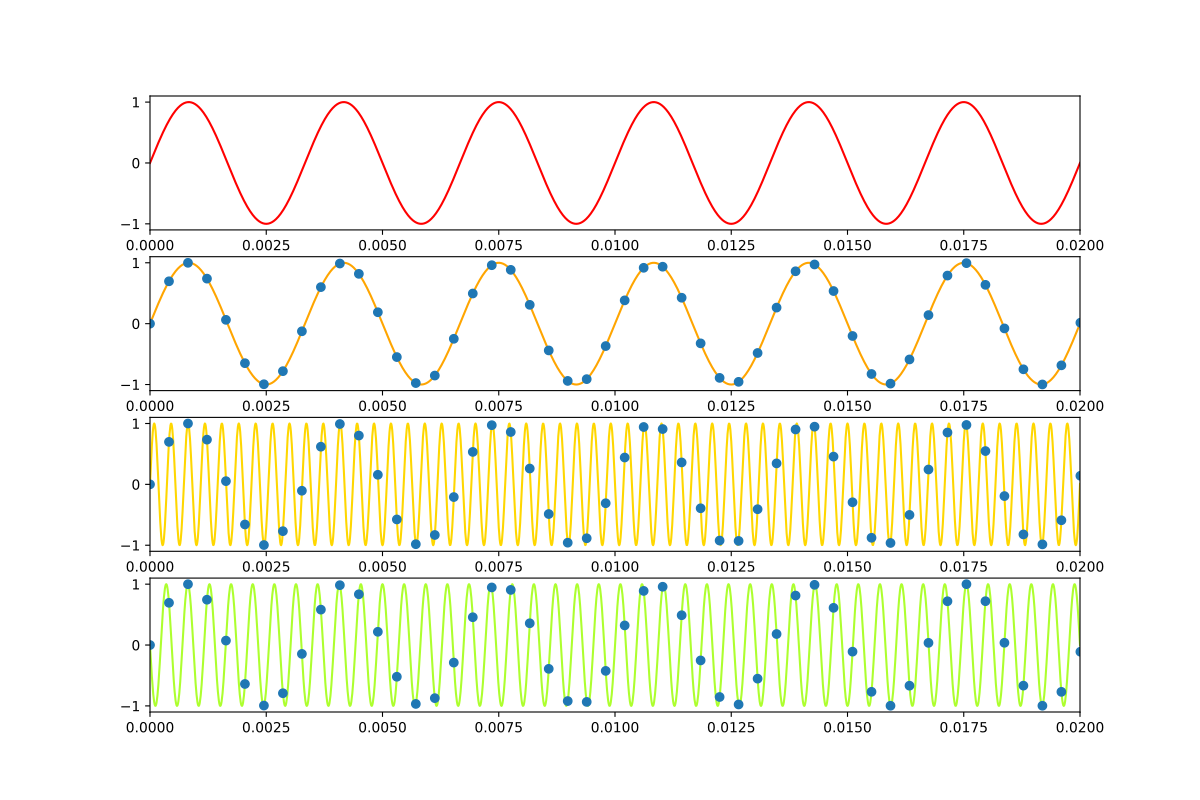

Reproduce this figure in Python.
import numpy as np
import matplotlib.pyplot as plt
import math
import time

sinus = lambda f0, t, phi: np.sin(2 * np.pi * f0 * t + phi)

above_nyq_f = 2450

f1 = 300
f2 = f1 + above_nyq_f
f3 = f1 - above_nyq_f

t = np.linspace(0, 1, num = 100000)
above_nyq_t = np.linspace(0, 1, num = above_nyq_f)

x1 = sinus(f1, t, 0)
x2 = sinus(f2, t, 0)
x3 = sinus(f3, t, 0)

above_nyq_x1 = sinus(f1, above_nyq_t, 0)
above_nyq_x2 = sinus(f2, above_nyq_t, 0)
above_nyq_x3 = sinus(f3, above_nyq_t, 0)

fig, axs = plt.subplots(4, figsize = (12, 8))

for ax in axs:
    ax.set_xlim(0, 6 * (1 / f1))
    
axs[0].plot(t, x1, color = 'red')

axs[1].plot(t, x1, color = 'orange', zorder = 1)
axs[1].scatter(above_nyq_t, above_nyq_x1, zorder = 2)

axs[2].plot(t, x2, color = 'gold', zorder = 1)
axs[2].scatter(above_nyq_t, above_nyq_x2, zorder = 2)

axs[3].plot(t, x3, color = 'greenyellow', zorder = 1)
axs[3].scatter(above_nyq_t, above_nyq_x3, zorder = 2)

plt.savefig("ex3.pdf")
plt.show()
